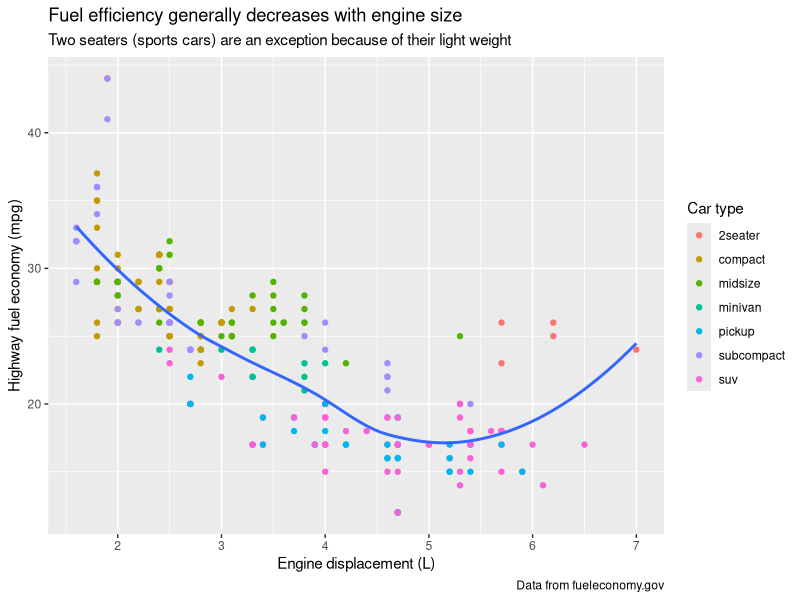
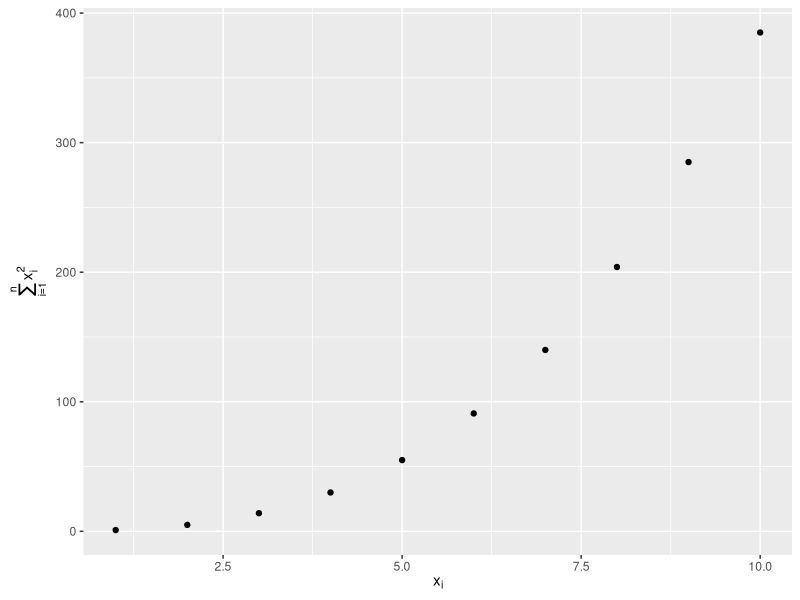
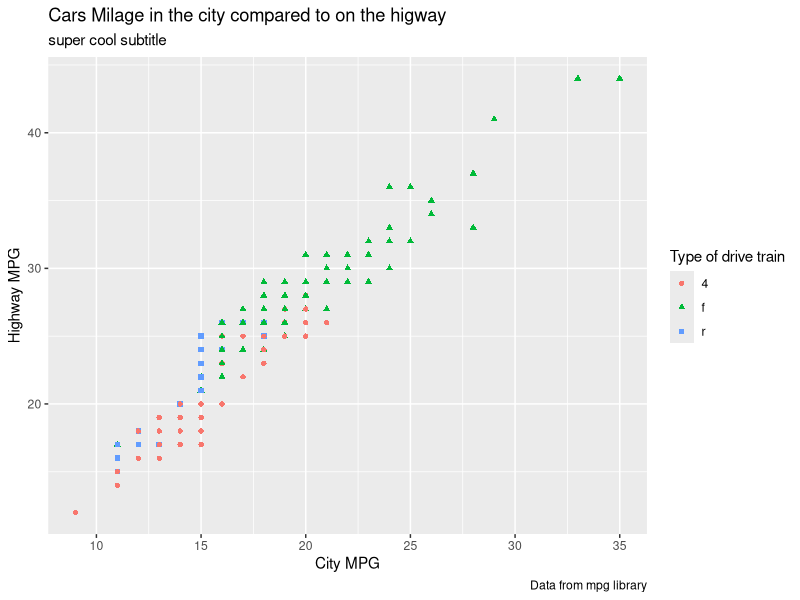
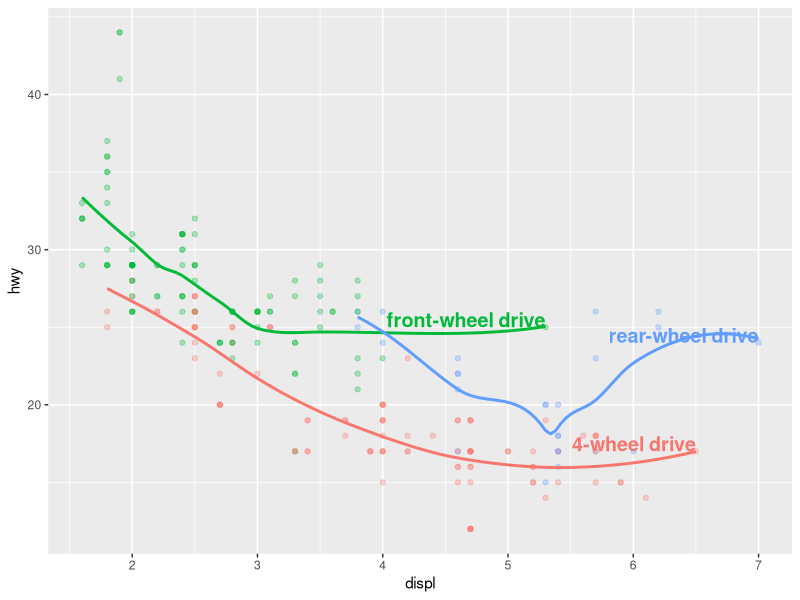

Here is the R script that generated these plots, in order:
library(tidyverse)
library(scales)
library(ggrepel)
library(patchwork)
#11 Communication
#11.1 Introduction

#11.2Label
#The easiest place to start when turning an exploratory graphic into an expository graphic is with good labels. 
#You add labels with the labs() function.
ggplot(mpg, aes(x = displ, y = hwy)) +
  geom_point(aes(color = class)) +
  geom_smooth(se = FALSE) +
  labs(
    x = "Engine displacement (L)",
    y = "Highway fuel economy (mpg)",
    color = "Car type",
    title = "Fuel efficiency generally decreases with engine size",
    subtitle = "Two seaters (sports cars) are an exception because of their light weight",
    caption = "Data from fueleconomy.gov"
  )


#To write math as labels use the quote() function and find it's syntax in ?plotmath
?plotmath
df <- tibble(
  x = 1:10,
  y = cumsum(x^2)
)

ggplot(df, aes(x, y)) +
  geom_point() +
  labs(
    x = quote(x[i]),
    y = quote(sum(x[i] ^ 2, i == 1, n))
  )

#11.2.1 Exercises

#2. Recreate fuel economy data to picture
?mpg
mpg
ggplot(mpg, aes(x=cty, y=hwy))+
  geom_point(aes(colour = drv, shape = drv))+
  labs(
    x= "City MPG",
    y= "Highway MPG",
    color = "Type of drive train",
    shape = "Type of drive train",
    title = "Cars Milage in the city compared to on the higway",
    subtitle = "super cool subtitle",
    caption = "Data from mpg library"
  )

label_info <- mpg |>
  group_by(drv) |>
  arrange(desc(displ)) |>
  slice_head(n = 1) |>
  mutate(
    drive_type = case_when(
      drv == "f" ~ "front-wheel drive",
      drv == "r" ~ "rear-wheel drive",
      drv == "4" ~ "4-wheel drive"
    )
  ) |>
  select(displ, hwy, drv, drive_type)

label_info
#> # A tibble: 3 × 4
#> # Groups:   drv [3]
#>   displ   hwy drv   drive_type       
#>   <dbl> <int> <chr> <chr>            
#> 1   6.5    17 4     4-wheel drive    
#> 2   5.3    25 f     front-wheel drive
#> 3   7      24 r     rear-wheel drive
ggplot(mpg, aes(x = displ, y = hwy, color = drv)) +
  geom_point(alpha = 0.3) +
  geom_smooth(se = FALSE) +
  geom_text(
    data = label_info, 
    aes(x = displ, y = hwy, label = drive_type),
    fontface = "bold", size = 5, hjust = "right", vjust = "bottom"
  ) +
  theme(legend.position = "none")
#> `geom_smooth()` using method = 'loess' and formula = 'y ~ x'
             